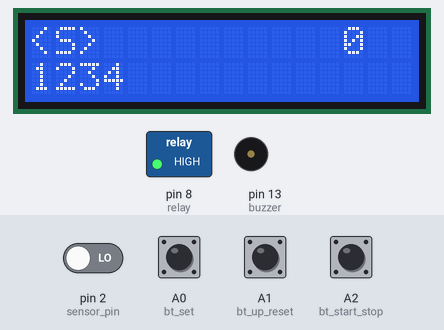
A sketch run on a simulated Arduino Uno, built with avr-gcc and run on an emulated ATmega328P. Shown: 16×2 character LCD, switched loads named in the sketch (green lamp = pin HIGH), buzzer (waves = sounding, pin HIGH). Dashed ring = blinking. The inputs (shaded band) are chosen by the test bench; at power-on: A0 (bt_set), A1 (bt_up_reset), A2 (bt_start_stop) HIGH, pin 2 (sensor_pin) LOW. EEPROM starts erased.

Above: at 3.3 s.
3.4 s: A2 (bt_start_stop) pulled LOW for 1 s
At 4.24 s:
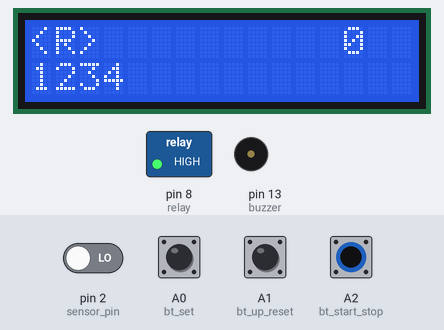
5.9 s: A0 (bt_set) pulled LOW for 1 s
At 8.1 s:
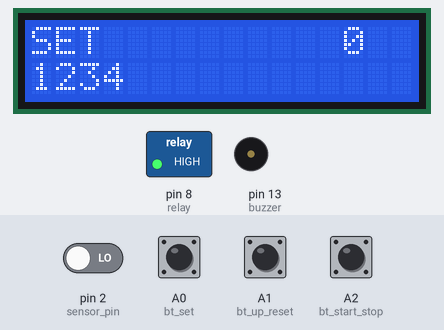
8.4 s: pin 2 (sensor_pin) driven HIGH
At 9.6 s:
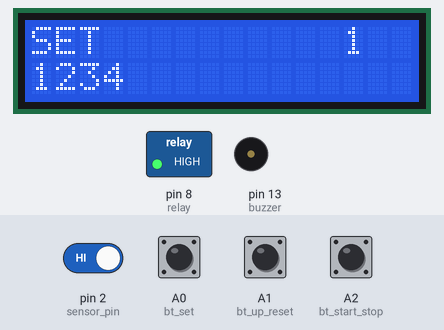
9.9 s: A1 (bt_up_reset) pulled LOW for 0.15 s
At 10.9 s:
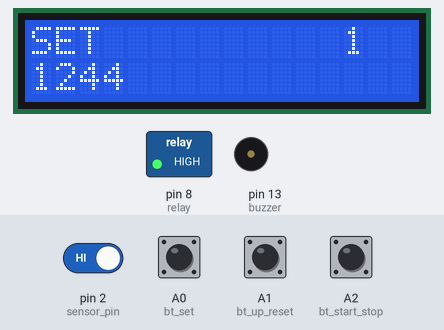
11.6 s: A0 (bt_set) pulled LOW for 0.15 s
At 11.81 s:
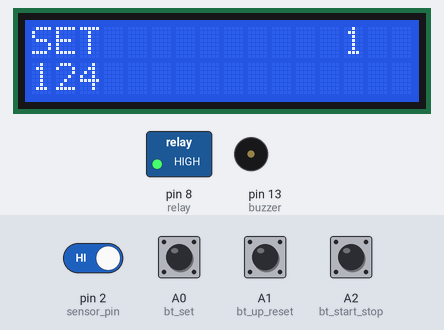
13.5 s: A1 (bt_up_reset) pulled LOW for 1 s
At 15.7 s:
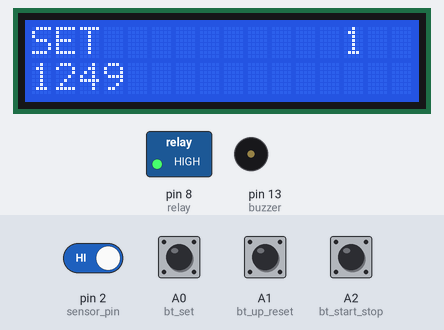
Timing chart, 0 to 17.0 s (numbered marks = the images above; inputs shaded):
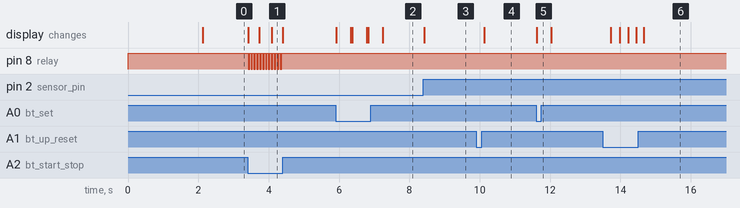

The sketch:

main.ino
```cpp
#include <EEPROM.h>
#include "LiquidCrystal_I2C.h"

LiquidCrystal_I2C lcd(0x27,16,2);

// Sensor and Button Pins
#define sensor_pin 2
#define bt_set   A0
#define bt_up_reset A1
#define bt_start_stop  A2
#define relay 8
#define buzzer 13

// Variables
int sensor=1;  // (PNP=1 or NPN=0)
int flag1=0, flag2=0, Check=0, Set=0;
long set_value=0, counter=0;
long d4=1, d3=2, d2=3, d1=4;
unsigned long lastPulseTime = 0;
const unsigned long debounceDelay = 200;  // Adjust this value as needed

// Custom Characters for LCD Display
byte bar1[8]={B11100,B11110,B11110,B11110,B11110,B11110,B11110,B11100};
byte bar2[8]={B00111,B01111,B01111,B01111,B01111,B01111,B01111,B00111};

void setup() {
  pinMode(sensor_pin, INPUT);
  attachInterrupt(digitalPinToInterrupt(sensor_pin), read_pulse, RISING);

  pinMode(bt_set, INPUT_PULLUP);
  pinMode(bt_up_reset, INPUT_PULLUP);
  pinMode(bt_start_stop, INPUT_PULLUP);
  pinMode(relay, OUTPUT); digitalWrite(relay, HIGH);
  pinMode(buzzer, OUTPUT);

  lcd.init();
  lcd.backlight();
  lcd.setCursor(0,0);
  lcd.print("   Welcome To   ");
  lcd.setCursor(0,1);
  lcd.print("Digital  Counter");
  delay(2000);
  lcd.clear();

  if(EEPROM.read(0)==0){}
  else{
    Write_set();
    EEPROM.write(0, 0);
  }
  Read_set();
}

void loop() {
  // Button Handling
  if(digitalRead(bt_set)==LOW && flag1==0) {
    flag1 = 1;
    Set++;
    if(Set > 4) Set = 0;
    flash();
    delay(400);
  } else { flag1 = 0; }

  if(digitalRead(bt_up_reset)==LOW) {
    if(Set > 0) {
      if(Set == 4) d1++;
      if(Set == 3) d2++;
      if(Set == 2) d3++;
      if(Set == 1) d4++;

      if(d1 > 9) d1 = 0;
      if(d2 > 9) d2 = 0;
      if(d3 > 9) d3 = 0;
      if(d4 > 9) d4 = 0;

      Write_set();
      Read_set();
    } else {
      Check = 0; counter = 0;
      digitalWrite(relay, HIGH);
    }
    delay(200);
  }

  if(digitalRead(bt_start_stop)==LOW && flag2==0) {
    flag2 = 1;
    if(Set > 0) Set = 0;
    else {
      if(counter >= set_value) {
        counter = 0; Check = 1; digitalWrite(relay, LOW);
      } else {
        Check = !Check;
        digitalWrite(relay, Check ? LOW : HIGH);
      }
    }
  } else { flag2 = 0; }

  if(counter >= set_value && Check == 1) {
    Check = 0; digitalWrite(relay, HIGH);
    for(int x = 0; x < 10; x++) {
      value_display();
      digitalWrite(buzzer, HIGH);
      delay(300);
      digitalWrite(buzzer, LOW);
      delay(200);
    }
  }

  value_display();
  delay(10);
  digitalWrite(buzzer, LOW);
}

void read_pulse() {
  unsigned long currentTime = millis();
  if(currentTime - lastPulseTime >= debounceDelay) {
    counter++;
    lastPulseTime = currentTime;
    if(counter >= set_value) {
      digitalWrite(relay, HIGH);
    }
  }
}

// Function Definitions
void value_display() {
  if(counter >= 1000) printNumber((counter / 1000) % 10, 4);
  if(counter >= 100)  printNumber((counter / 100) % 10, 7);
  if(counter >= 10)   printNumber((counter / 10) % 10, 10);
  printNumber(counter % 10, 13);
  set_display();
}

void set_display() {
  lcd.setCursor(0, 0);
  lcd.print((Set > 0) ? "SET " : (Check ? "<R>" : "<S>"));
  lcd.setCursor(0, 1);
  lcd.print((set_value/1000)%10);
  lcd.print((set_value/100)%10);
  lcd.print((set_value/10)%10);
  lcd.print(set_value%10);
}

void flash() {
  set_display();
  lcd.setCursor(Set-1, 1);
  lcd.print(" ");
}

void printNumber(int value, int col) {
  lcd.setCursor(col, 0); lcd.print(value);
}

void Write_set() {
  EEPROM.write(11, d1);
  EEPROM.write(12, d2);
  EEPROM.write(13, d3);
  EEPROM.write(14, d4);
}

void Read_set() {
  d4 = EEPROM.read(14);
  d3 = EEPROM.read(13);
  d2 = EEPROM.read(12);
  d1 = EEPROM.read(11);
  set_value = d4 * 1000 + d3 * 100 + d2 * 10 + d1;
}
```

Measured:
- after the input at 3.4 s, pin 8 (relay): alternates HIGH for 0.04 s and LOW for 0.04 s, 24 changes in all, then stays HIGH, starting at once; the display: changes at once (image 1)
- after the input at 5.9 s, the display: first changes at once (image 2 shows a later state)
- after the input at 8.4 s, the display: changes at once (image 3)
- after the input at 9.9 s, the display: changes after 0.23 s (image 4)
- after the input at 11.6 s, the display: changes at once (image 5)
- after the input at 13.5 s, the display: first changes after 0.23 s (image 6 shows a later state)
